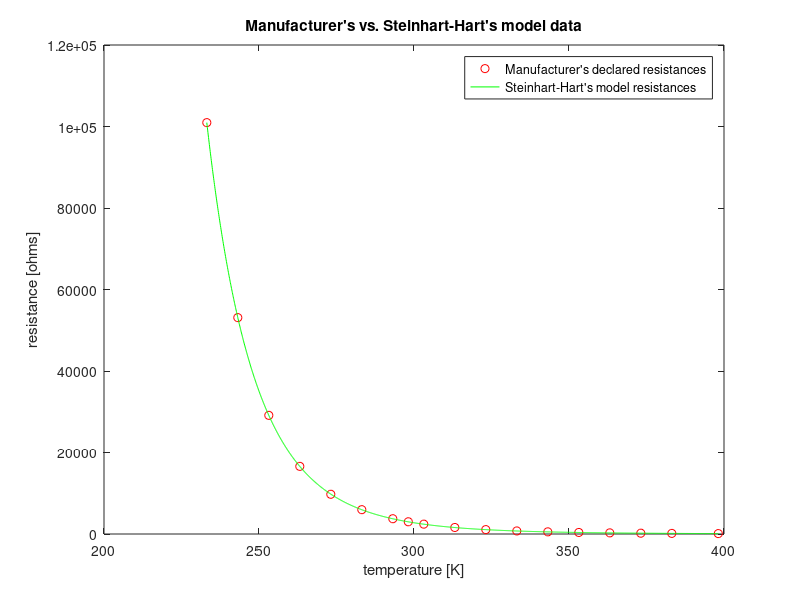

This figure's MATLAB source: (Note: this script raises an error after producing the figure.)
%% load data
md = [-40 100.95; -30 53.1; -20 29.12; -10 16.6; 0 9.75; 
           10 5.97; 20 3.75; 25 3; 30 2.42; 40 1.6; 50 1.08;
           60 0.75; 70 0.53; 80 0.38; 90 0.28; 100 0.2; 110 0.15; 125 0.1]; % NTC manufacturer data

% Steinhart-Hart model for NTCs: https://it.wikipedia.org/wiki/Equazione_di_Steinhart-Hart

T = md(:, 1) + 273.16; % Reference temperatures [K]
R = 1000*md(:, 2); % NTC resistances @ reference temperatures [Ohms]

%% Coefficients calculation
k1 = 1;
k2 = 2;
k3 = 3;

L1 = log(R(k1));
L2 = log(R(k2));
L3 = log(R(k3));

Y1 = 1/T(k1);
Y2 = 1/T(k2);
Y3 = 1/T(k3);

g2 = (Y2 - Y1)/(L2 - L1);
g3 = (Y3 - Y1)/(L3 - L1);

C = (g3 - g2)/(L3 - L2)/(L1 + L2 + L3);
B = g2 - C*(L1^2 + L1*L2 + L2^2);
A = Y1 - (B + L1^2*C)*L1;

%% Steinhart-Hart model evaluation
Ti = linspace(min(T), max(T), length(T)*100);
y = (A - 1./Ti)/C;
x = sqrt((B/(3*C))^3 + (y/2).^2);
Rc = exp((x - y/2).^(1/3) - (x + y/2).^(1/3));

%% data plot
figure(1);
plot(T, R, 'ro', Ti, Rc, 'g-');
title('Manufacturer''s vs. Steinhart-Hart''s model data');
xlabel('temperature [K]');
ylabel('resistance [ohms]');
legend({'Manufacturer''s declared resistances', 'Steinhart-Hart''s model resistances'});

%% Load experimental data
meas = readmatrix('measurements.xls');
meas = meas(1:20000, :);

%%
Tref = meas(:, 2);
TH20 = meas(:, 3);
TOil = meas(:, 4);

x0 = [1, 1, 0, 0];
x0 =  1.0e+11 *[ 0.7593    0.0009   -0.3383    1.1709];
options = optimset;
options.TolX = 1e-10;
options.TolFun = 1e-4;
options.MaxIter = 5000;
options.MaxFunEvals = 5000;
Tc = TOil; % Change this value to TH20 to calibrate water temperature sensor
[x, erms, exitflag, output] = fminsearch(@meanerror, x0, options, Tref, Tc)  %finding values of G1,G2,A1,A2 that keep erms at its minimum
G1 = x(1);
G2 = x(2);
O1 = x(3);
O2 = x(4);
figure(2);
plot([Tref - (G1*Tc + O1)./(G2*Tc + O2)]);


